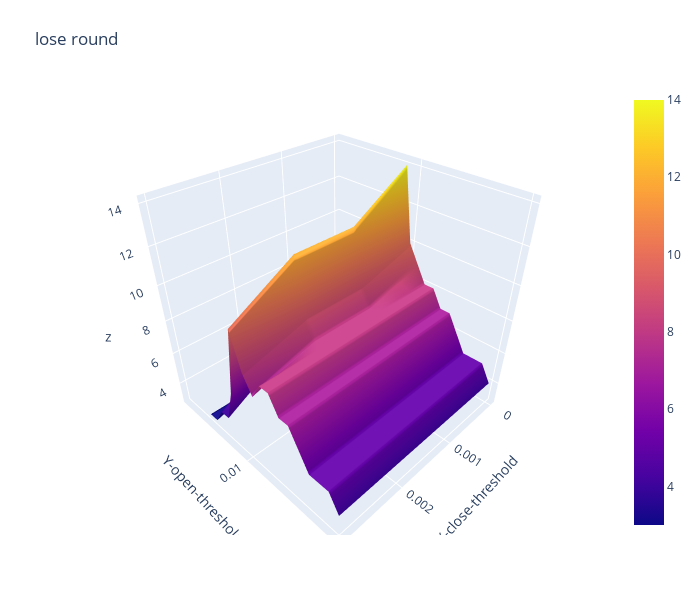

Notebook code for this chart:
### Code cell
import plotly.graph_objects as go

x_data = df_lose_round.columns.to_list() # close threshold

y_data = df_lose_round.index.to_list() # open threshold

z_data = df_lose_round.copy(deep=True) # win rate

fig = go.Figure(data=[go.Surface(z=z_data.values,x=x_data,y=y_data)])

fig.update_layout(title="lose round", # 标题
                  autosize=False,  # 尺度自动缩放
                  width=700,  # 长宽
                  height=600,
                  margin=dict(l=65,r=50,b=65,t=90),  # 4个位置的距离
                  scene=dict(xaxis_title='X-close-threshold',yaxis_title='Y-open-threshold')
                )

fig.show()

### Figure 1 — Plotly figure (JSON) as saved in the notebook; plotly's stock layout.template omitted (floating-point values rounded to 4 significant figures)
{"data": [{"type": "surface", "x": [0, 0.001, 0.002, 0.003], "y": [0.001, 0.002, 0.003, 0.004, 0.005, 0.006, 0.007, 0.008, 0.009, 0.01, 0.011, 0.012, 0.013, 0.014, 0.015, 0.016, 0.017, 0.018, 0.019, 0.02], "z": [[5, null, null, null], [6, 4, null, null], [6, 3, 5, null], [7, 3, 3, 3], [8, 4, 4, 3], [11, 6, 6, 4], [10, 7, 6, 4], [11, 9, 8, 6], [14, 12, 12, 10], [10, 9, 9, 8], [9, 8, 8, 7], [8, 8, 8, 8], [8, 8, 8, 8], [7, 7, 7, 7], [7, 7, 7, 7], [6, 6, 6, 6], [5, 5, 5, 5], [5, 5, 5, 5], [5, 5, 5, 5], [4, 4, 4, 4]]}], "layout": {"autosize": false, "height": 600, "margin": {"b": 65, "l": 65, "r": 50, "t": 90}, "scene": {"xaxis": {"title": {"text": "X-close-threshold"}}, "yaxis": {"title": {"text": "Y-open-threshold"}}}, "title": {"text": "lose round"}, "width": 700}}
